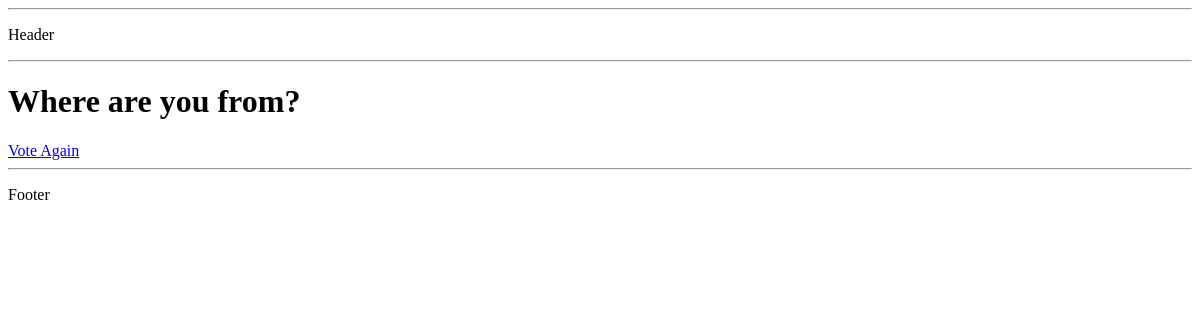
Before: /polls/3/results with the older database file.
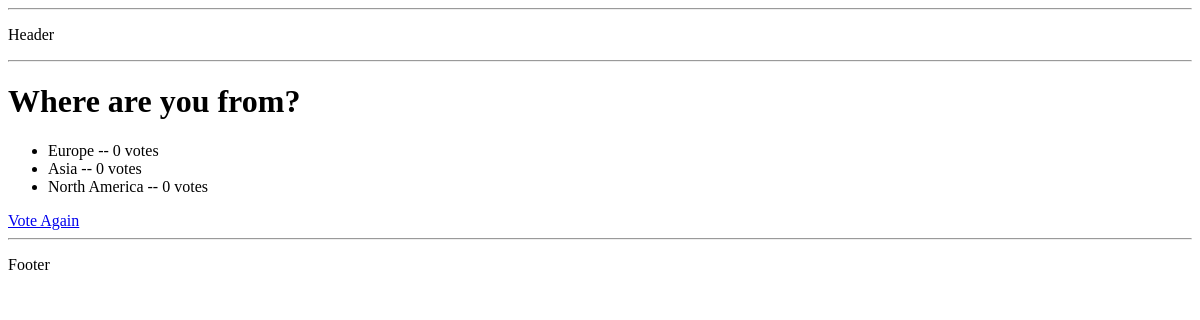
After: the same page with the newer database file.
### polls/models.py (models this page shows, shortened)
class Question(models.Model):
    question_text = models.CharField(max_length=200)
    pub_date = models.DateTimeField('Date Published')

class Choice(models.Model):
    choice_text = models.CharField(max_length=200)
    votes = models.IntegerField(default=0)
    question = models.ForeignKey(Question, on_delete=models.CASCADE)

### polls/views.py (the view)
# urls.py: url(r'^(?P<question_id>[0-9]+)/results$', views.results, name='results'),
def results(request, question_id):
    question = get_object_or_404(Question, pk=question_id)
    return render(request, 'polls/results.html', {'question': question})

### polls/templates/polls/results.html
{% extends 'polls/base.html' %}
{% block main_content %}
    <h1>{{question.question_text}}</h1>
    <ul>
        {% for choice in question.choice_set.all %}
            <li> {{ choice.choice_text }} -- {{ choice.votes }} vote{{ choice.votes|pluralize }} </li>
        {% endfor %}
    </ul>
        <a href="{% url 'polls:detail' question.id %}"> Vote Again</a>
{% endblock %}

### polls/templates/polls/base.html (shortened to what this page needs)
<!DOCTYPE html>
<html lang="en">
<head>
</head>
<body>
<hr>
<p> Header </p>
<hr>
{% block main_content %}
{% endblock %}
{% include 'polls/footer.html' %}
</body>
</html>

### polls/templates/polls/footer.html
<hr>
<p> Footer </p>

Changed rows visible on the page:
added Choice: choice_text "Europe", votes "0"
added Choice: choice_text "Asia", votes "0"
added Choice: choice_text "North America", votes "0"
